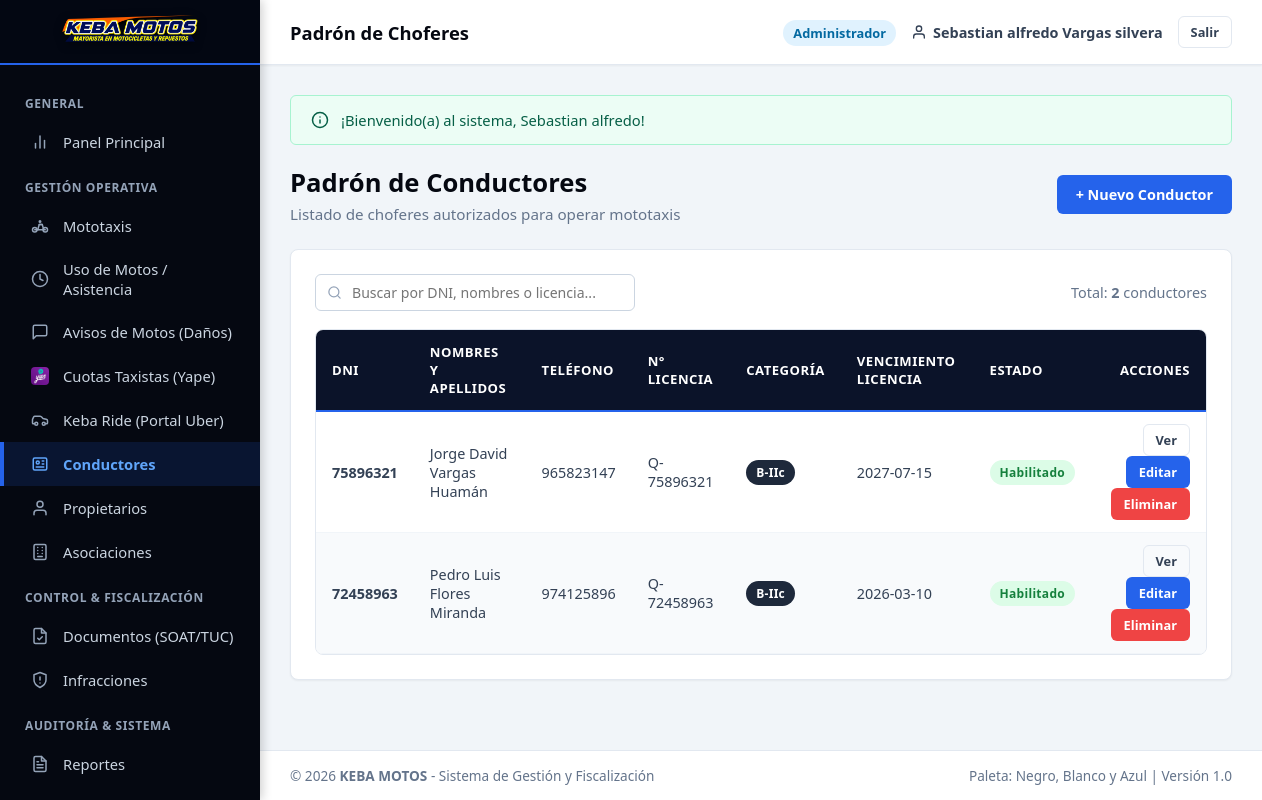
The app's page /vista/conductores/listar_conductores.php (signed in) with its own data.
### tables this page shows
CREATE TABLE `conductores` (
  `id_conductor` INT AUTO_INCREMENT PRIMARY KEY,
  `dni` VARCHAR(8) NOT NULL UNIQUE,
  `nombres` VARCHAR(100) NOT NULL,
  `apellidos` VARCHAR(100) NOT NULL,
  `fecha_nacimiento` DATE NULL,
  `telefono` VARCHAR(20) NULL,
  `direccion` VARCHAR(255) NULL,
  `numero_licencia` VARCHAR(20) NOT NULL UNIQUE,
  `categoria_licencia` VARCHAR(10) NOT NULL DEFAULT 'B-IIc',
  `fecha_emision_licencia` DATE NULL,
  `fecha_vencimiento_licencia` DATE NOT NULL,
  `foto` VARCHAR(255) NULL,
  `estado` ENUM('Habilitado', 'Inhabilitado', 'Suspendido') DEFAULT 'Habilitado',
  `created_at` TIMESTAMP DEFAULT CURRENT_TIMESTAMP,
  `updated_at` TIMESTAMP DEFAULT CURRENT_TIMESTAMP ON UPDATE CURRENT_TIMESTAMP
);

### vista/conductores/listar_conductores.php (the view, shortened to what the rows shown need)
<?php
require_once dirname(__DIR__) . '/plantillas/header.php';
require_once dirname(__DIR__) . '/plantillas/navbar.php';
require_once dirname(dirname(__DIR__)) . '/modelos/Conductor.php';
$conductorMod = new Conductor();
$conductores = $conductorMod->listarTodos();
?>
<div class="page-header">
    <div>
        <h1 class="page-title">Padrón de Conductores</h1>
    </div>
</div>
<div class="card">
    <div class="table-responsive">
        <table class="table-custom" id="tablaRegistros">
            <thead>
                <tr>
                    <th>DNI</th>
                    <th>Nombres y Apellidos</th>
                    <th>Teléfono</th>
                    <th>N° Licencia</th>
                    <th>Categoría</th>
                    <th>Vencimiento Licencia</th>
                    <th>Estado</th>
                    <th style="text-align: right;">Acciones</th>
                </tr>
            </thead>
            <tbody>
                <?php if (empty($conductores)): ?>
                <tr><td colspan="8" style="text-align:center; padding:25px;">No hay conductores registrados.</td></tr>
                <?php else: ?>
                <?php foreach ($conductores as $c): ?>
                <tr>
                    <td><strong><?= htmlspecialchars($c['dni']) ?></strong></td>
                    <td><?= htmlspecialchars($c['nombres'] . ' ' . $c['apellidos']) ?></td>
                    <td><?= htmlspecialchars($c['telefono'] ?? '-') ?></td>
                    <td><?= htmlspecialchars($c['numero_licencia']) ?></td>
                    <td><span class="badge badge-dark"><?= htmlspecialchars($c['categoria_licencia']) ?></span></td>
                    <td><?= htmlspecialchars($c['fecha_vencimiento_licencia']) ?></td>
                    <td>
                        <span class="badge <?= $c['estado'] === 'Habilitado' ? 'badge-success' : 'badge-danger' ?>">
                            <?= htmlspecialchars($c['estado']) ?>
                        </span>
                    </td>
                    <td style="text-align: right;">
                        <a href="<?= vistaUrl('conductores/ver_conductor.php?id=' . $c['id_conductor']) ?>" class="btn btn-outline btn-sm">Ver</a>
                        <?php if (tienePermiso('conductores', 'editar')): ?>
                        <a href="<?= vistaUrl('conductores/editar_conductor.php?id=' . $c['id_conductor']) ?>" class="btn btn-primary btn-sm">Editar</a>
                        <?php endif; ?>
                        <?php if (tienePermiso('conductores', 'eliminar')): ?>
                        <a href="<?= controladorUrl('conductor_controlador.php?accion=eliminar&id=' . $c['id_conductor']) ?>" class="btn btn-danger btn-sm btn-confirmar-eliminar">Eliminar</a>
                        <?php endif; ?>
                    </td>
                </tr>
                <?php endforeach; ?>
                <?php endif; ?>
            </tbody>
        </table>
    </div>
</div>
<?php require_once dirname(__DIR__) . '/plantillas/footer.php'; ?>

### records on screen
conductores: dni "75896321", nombres+apellidos "Jorge David Vargas Huamán", telefono "965823147", numero_licencia "Q-75896321", categoria_licencia "B-IIc", fecha_vencimiento_licencia "2027-07-15", estado "Habilitado"
conductores: dni "72458963", nombres+apellidos "Pedro Luis Flores Miranda", telefono "974125896", numero_licencia "Q-72458963", categoria_licencia "B-IIc", fecha_vencimiento_licencia "2026-03-10", estado "Habilitado"

### other values on screen
$subtituloNavbar "Padrón de Choferes"
$usuarioActivo['rol_nombre'] "Administrador"
$nombreUsuario "Sebastian alfredo Vargas silvera"
$flash['mensaje'] "¡Bienvenido(a) al sistema, Sebastian alfredo!"
count($conductores) "2"
